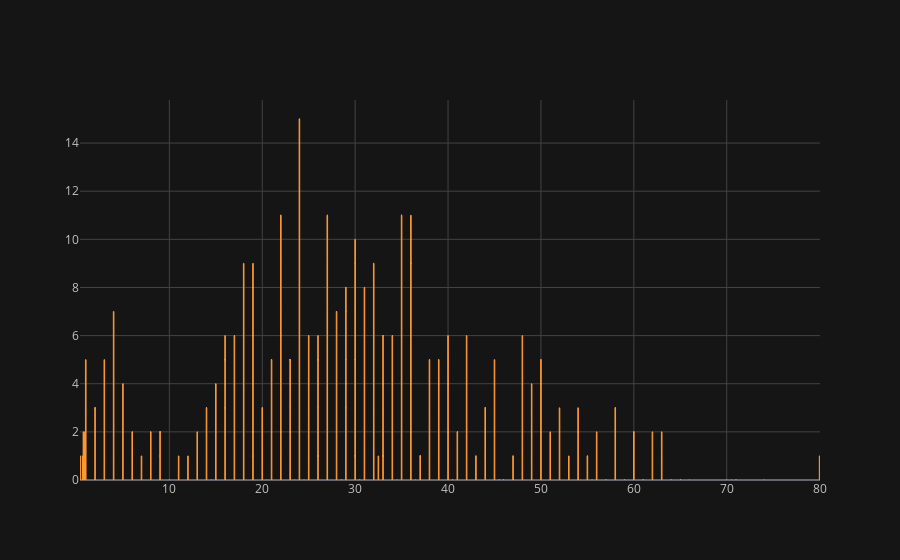

The notebook cell this image was saved under:
### Code cell
titanic.iplot(x='age', y='survived', kind='bar')

### Figure 1 — Plotly figure (JSON) as saved in the notebook; plotly's stock layout.template omitted (floating-point values rounded to 4 significant figures; data arrays with more than 128 entries replaced by an {"elided": "..."} marker saying what was removed)
{"data": [{"marker": {"color": "rgba(255, 153, 51, 0.6)", "line": {"color": "rgba(255, 153, 51, 1.0)", "width": 1}}, "name": "survived", "orientation": "v", "text": "", "type": "bar", "x": {"elided": "891 float values"}, "y": {"elided": "891 int values"}}], "layout": {"legend": {"bgcolor": "#151516", "font": {"color": "#D9D9D9"}}, "paper_bgcolor": "#151516", "plot_bgcolor": "#151516", "title": {"font": {"color": "#D9D9D9"}}, "xaxis": {"gridcolor": "#434343", "showgrid": true, "tickfont": {"color": "#C2C2C2"}, "title": {"font": {"color": "#D9D9D9"}, "text": ""}, "zerolinecolor": "#666570"}, "yaxis": {"gridcolor": "#434343", "showgrid": true, "tickfont": {"color": "#C2C2C2"}, "title": {"font": {"color": "#D9D9D9"}, "text": ""}, "zerolinecolor": "#666570"}}}
